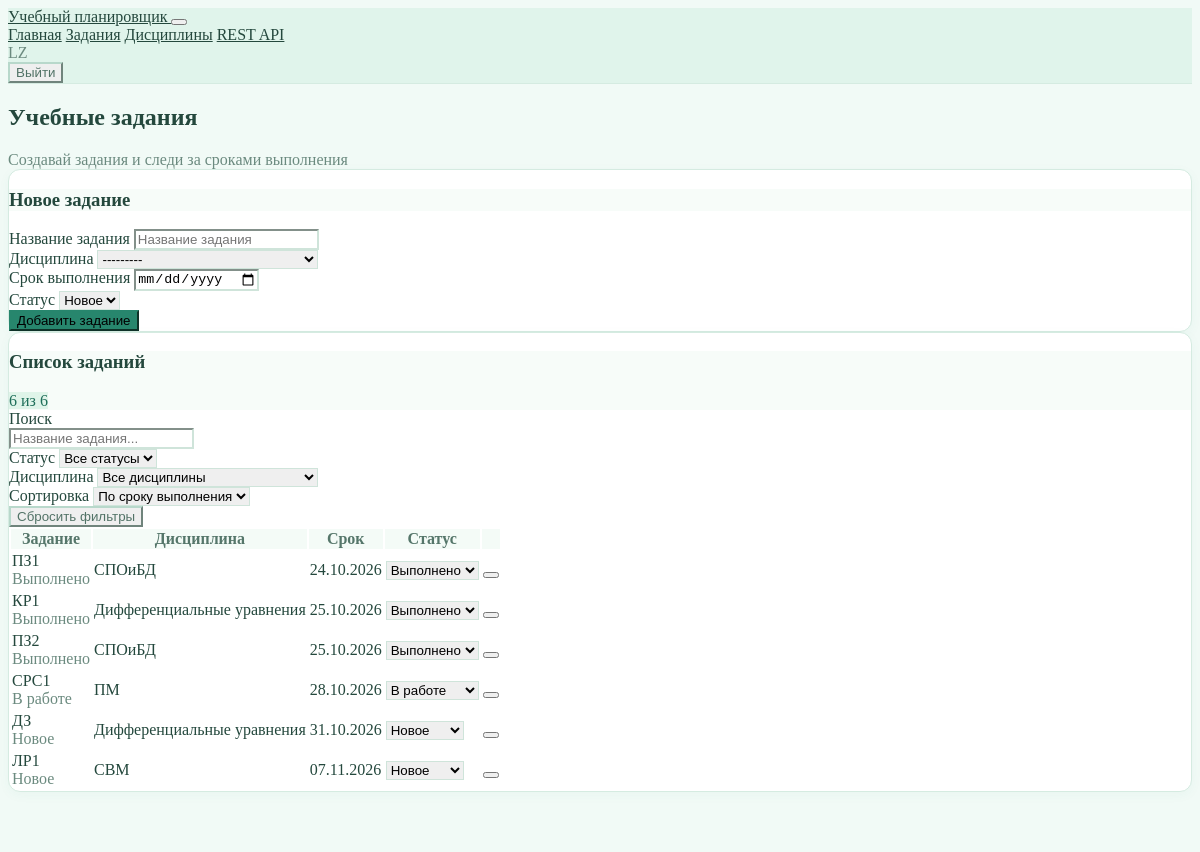
Page /tasks/ (signed in) on the committed database.
### planner/models.py (models this page shows, shortened)
class Task(models.Model):
    owner = models.ForeignKey(
        settings.AUTH_USER_MODEL, on_delete=models.CASCADE,
        related_name='tasks', null=True, blank=True, verbose_name='Владелец',
    )
    STATUS_CHOICES = [
        ('new', 'Новое'),
        ('in_progress', 'В работе'),
        ('completed', 'Выполнено'),
    ]
    title = models.CharField('Название задания', max_length=200)
    subject = models.ForeignKey(
        Subject,
        on_delete=models.PROTECT,
        related_name='tasks',
        verbose_name='Дисциплина',
    )
    due_date = models.DateField('Срок выполнения')
    status = models.CharField(
        'Статус',
        max_length=20,
        choices=STATUS_CHOICES,
        default='new',
    )
    class Meta:
        ordering = ['due_date', 'title']
        verbose_name = 'Задание'
        verbose_name_plural = 'Задания'

class Subject(models.Model):
    owner = models.ForeignKey(
        settings.AUTH_USER_MODEL, on_delete=models.CASCADE,
        related_name='subjects', null=True, blank=True, verbose_name='Владелец',
    )
    name = models.CharField('Название дисциплины', max_length=150)
    description = models.TextField('Описание', blank=True)
    def __str__(self):
        return self.name
    class Meta:
        ordering = ['name']
        verbose_name = 'Дисциплина'
        verbose_name_plural = 'Дисциплины'

### planner/views.py (the view)
# urls.py: path('tasks/', views.task_list, name='tasks'),
@login_required
def task_list(request):
    tasks = Task.objects.filter(owner=request.user).select_related('subject')
    subjects = Subject.objects.filter(owner=request.user)
    return render(request, 'planner/tasks.html', {
        'tasks': tasks,
        'subjects': subjects,
        'form': TaskForm(user=request.user),
    })

### planner/forms.py (shortened to what this page needs)
class TaskForm(forms.ModelForm):
    def __init__(self, *args, user=None, **kwargs):
        super().__init__(*args, **kwargs)
        if user is not None:
            self.fields['subject'].queryset = Subject.objects.filter(owner=user).order_by('name')
        if not self.instance.pk:
            self.fields['status'].choices = [('new', 'Новое')]
            self.initial.setdefault('status', 'new')
        else:
            allowed = set(allowed_task_statuses(self.instance.status))
            self.fields['status'].choices = [
                (value, label) for value, label in Task.STATUS_CHOICES if value in allowed
            ]
    class Meta:
        model = Task
        fields = ['title', 'subject', 'due_date', 'status']
        widgets = {
            'title': forms.TextInput(attrs={
                'class': 'form-control',
                'placeholder': 'Название задания',
            }),
            'subject': forms.Select(attrs={'class': 'form-select'}),
            'due_date': forms.DateInput(attrs={
                'class': 'form-control',
                'type': 'date',
            }),
            'status': forms.Select(attrs={'class': 'form-select'}),
        }

### planner/templates/planner/tasks.html (shortened to what this page needs)
{% extends 'planner/base.html' %}
{% block content %}
<div class="page-header mb-4"><div class="row align-items-center"><div class="col">
    <h2 class="page-title">Учебные задания</h2><div class="text-secondary mt-1">Создавай задания и следи за сроками выполнения</div>
</div></div></div>
<div class="row row-cards">
    <div class="col-12 col-xl-4">
        <div class="card"><div class="card-header"><h3 class="card-title">Новое задание</h3></div>
        <div class="card-body">
            {% if subjects %}
            <form id="task-create-form" action="{% url 'planner:task_create' %}" method="post">
                {% for field in form %}
                <div class="mb-3">
                    <label class="form-label" for="{{ field.id_for_label }}">{{ field.label }}</label>
                    {{ field }}
                </div>
                {% endfor %}
                <button type="submit" class="btn btn-primary w-100">Добавить задание</button>
            </form>
            {% endif %}
        </div></div>
    </div>
    <div class="col-12 col-xl-8">
        <div class="card">
            <div class="card-header"><h3 class="card-title">Список заданий</h3><div class="card-actions"><span class="badge bg-primary-lt" id="visible-task-count">{{ tasks|length }} заданий</span></div></div>
            <div class="card-body border-bottom">
                <div class="row g-2">
                    <div class="col-12 col-md-6"><label class="form-label" for="task-search">Поиск</label>
                        <div class="input-icon"><span class="input-icon-addon"></span>
                            <input type="search" class="form-control" id="task-search" placeholder="Название задания..."></div>
                    </div>
                    <div class="col-6 col-md-3"><label class="form-label" for="task-status-filter">Статус</label>
                        <select class="form-select" id="task-status-filter"><option value="">Все статусы</option>
                        </select>
                    </div>
                    <div class="col-6 col-md-3"><label class="form-label" for="task-subject-filter">Дисциплина</label>
                        <select class="form-select" id="task-subject-filter"><option value="">Все дисциплины</option>
                        </select>
                    </div>
                    <div class="col-12 col-md-6"><label class="form-label" for="task-sort">Сортировка</label>
                        <select class="form-select" id="task-sort"><option value="date">По сроку выполнения</option><option value="title">По названию</option><option value="status">По статусу</option></select>
                    </div>
                    <div class="col-12 col-md-6 d-flex align-items-end"><button type="button" id="reset-task-filters" class="btn btn-outline-secondary w-100">Сбросить фильтры</button></div>
                </div>
            </div>
            <div class="table-responsive"><table class="table table-vcenter card-table">
                <thead><tr><th>Задание</th><th>Дисциплина</th><th>Срок</th><th>Статус</th><th></th></tr></thead>
                <tbody id="task-table-body">
                    {% for task in tasks %}{% include 'planner/includes/task_row.html' with task=task %}
                    {% empty %}<tr id="empty-task-row"><td colspan="5"><div class="empty py-4"><p class="empty-title">Заданий пока нет</p><p class="empty-subtitle text-secondary">Добавь первое задание с помощью формы.</p></div></td></tr>{% endfor %}
                </tbody>
            </table></div>
        </div>
    </div>
</div>
{% endblock %}

### planner/templates/planner/includes/navbar.html (shortened to what this page needs)
<header class="navbar navbar-expand-md d-print-none">
    <div class="container-xl">
        <a class="navbar-brand" href="{% if request.user.is_authenticated %}{% url 'planner:dashboard' %}{% else %}{% url 'planner:login' %}{% endif %}">
            Учебный планировщик
        </a>
        {% if request.user.is_authenticated %}
        <button class="navbar-toggler" type="button" data-bs-toggle="collapse" data-bs-target="#navbar-menu" aria-controls="navbar-menu" aria-expanded="false" aria-label="Открыть меню"></button>
        <div class="collapse navbar-collapse" id="navbar-menu">
            <div class="navbar-nav me-auto">
                <a class="nav-link {% if request.resolver_match.url_name == 'dashboard' %}active{% endif %}" href="{% url 'planner:dashboard' %}">Главная</a>
                <a class="nav-link {% if request.resolver_match.url_name == 'tasks' %}active{% endif %}" href="{% url 'planner:tasks' %}">Задания</a>
                <a class="nav-link {% if request.resolver_match.url_name == 'subjects' %}active{% endif %}" href="{% url 'planner:subjects' %}">Дисциплины</a>
                <a class="nav-link {% if request.resolver_match.url_name == 'api_console' %}active{% endif %}" href="{% url 'planner:api_console' %}">REST API</a>
            </div>
            <div class="navbar-nav align-items-md-center gap-md-2">
                <span class="navbar-text small text-secondary">{{ request.user.username }}</span>
                <form method="post" action="{% url 'planner:logout' %}">{% csrf_token %}<button type="submit" class="btn btn-outline-secondary btn-sm">Выйти</button></form>
            </div>
        </div>
        {% else %}
        <div class="navbar-nav ms-auto flex-row gap-2"><a class="btn btn-outline-primary btn-sm" href="{% url 'planner:login' %}">Войти</a><a class="btn btn-primary btn-sm" href="{% url 'planner:register' %}">Регистрация</a></div>
        {% endif %}
    </div>
</header>

### planner/templates/planner/includes/task_row.html (shortened to what this page needs)
<tr data-task-row data-title="{{ task.title|lower }}" data-status="{{ task.status }}"
    data-subject="{{ task.subject_id }}" data-due-date="{{ task.due_date|date:'Y-m-d' }}">
    <td>
        <div class="fw-medium">{{ task.title }}</div>
        <div class="text-secondary small">{{ task.get_status_display }}</div>
    </td>
    <td>{{ task.subject.name }}</td>
    <td>{{ task.due_date|date:'d.m.Y' }}</td>
    <td>
        <select class="form-select form-select-sm" data-status-select
                data-url="{% url 'planner:task_change_status' task.id %}" aria-label="Статус задания">
            {% if task.status == 'new' %}
            <option value="new" selected>Новое</option><option value="in_progress">В работе</option>
            {% elif task.status == 'in_progress' %}
            <option value="new">Новое</option><option value="in_progress" selected>В работе</option><option value="completed">Выполнено</option>
            {% else %}
            <option value="in_progress">В работе</option><option value="completed" selected>Выполнено</option>
            {% endif %}
        </select>
    </td>
    <td class="text-end">
        <div class="btn-list justify-content-end flex-nowrap">
            <button type="button" class="btn btn-sm btn-outline-danger"
                    data-delete-task data-url="{% url 'planner:task_delete' task.id %}"
                    data-title="{{ task.title }}" aria-label="Удалить задание">
            </button>
        </div>
    </td>
</tr>

### planner/static/planner/css/custom.css (style rules this page uses)
:root { --mint-bg: #f1faf6; --mint-surface: #ffffff; --mint-primary: #27866d; --mint-primary-dark: #1f6f5a; --mint-border: #d5ebe1; --mint-text: #24483d; --mint-muted: #6b8a7f; }
body { background: var(--mint-bg); color: var(--mint-text); }
.navbar, .navbar-expand-md, .navbar-brand { background-color: #e0f4eb; }
.navbar { border-bottom: 1px solid var(--mint-border); }
.navbar-brand, .navbar a { color: var(--mint-text); }
.page-title { color: var(--mint-text); }
.card { border: 1px solid var(--mint-border); border-radius: 12px; background: var(--mint-surface); box-shadow: 0 3px 12px rgba(39, 134, 109, 0.045); }
.card-header { background: #f7fcf9; border-bottom-color: var(--mint-border); }
.card-title, .form-label { color: var(--mint-text); }
.btn-primary { --tblr-btn-bg: var(--mint-primary); --tblr-btn-border-color: var(--mint-primary); --tblr-btn-hover-bg: var(--mint-primary-dark); --tblr-btn-hover-border-color: var(--mint-primary-dark); background-color: var(--mint-primary); border-color: var(--mint-primary); }
.btn-outline-secondary { color: #527367; border-color: #b8d8cb; }
.form-control, .form-select { border-color: #cfe4da; }
.table > :not(caption) > * > * { border-bottom-color: #e1efe8; }
.table thead th { background: #f4fbf7; color: #55766a; }
.badge.bg-primary-lt { color: var(--mint-primary-dark) !important; background: #dff4e9 !important; }
.text-secondary { color: var(--mint-muted) !important; }

### rows in the picture
Task: title "ПЗ1", status "Выполнено", subject.name "СПОиБД", due_date "24.10.2026", status+id "Выполнено"
Task: title "КР1", status "Выполнено", subject.name "Дифференциальные уравнения", due_date "25.10.2026", status+id "Выполнено"
Task: title "ПЗ2", status "Выполнено", subject.name "СПОиБД", due_date "25.10.2026", status+id "Выполнено"
Task: title "СРС1", status "В работе", subject.name "ПМ", due_date "28.10.2026", status+id "В работе"
Task: title "ДЗ", status "Новое", subject.name "Дифференциальные уравнения", due_date "31.10.2026", status+id "Новое"
Task: title "ЛР1", status "Новое", subject.name "СВМ", due_date "07.11.2026", status+id "Новое"

### other values in the picture
{{ request.user.username }} "LZ"
{{ field.label }} "Название задания" "Дисциплина" "Срок выполнения" "Статус"
